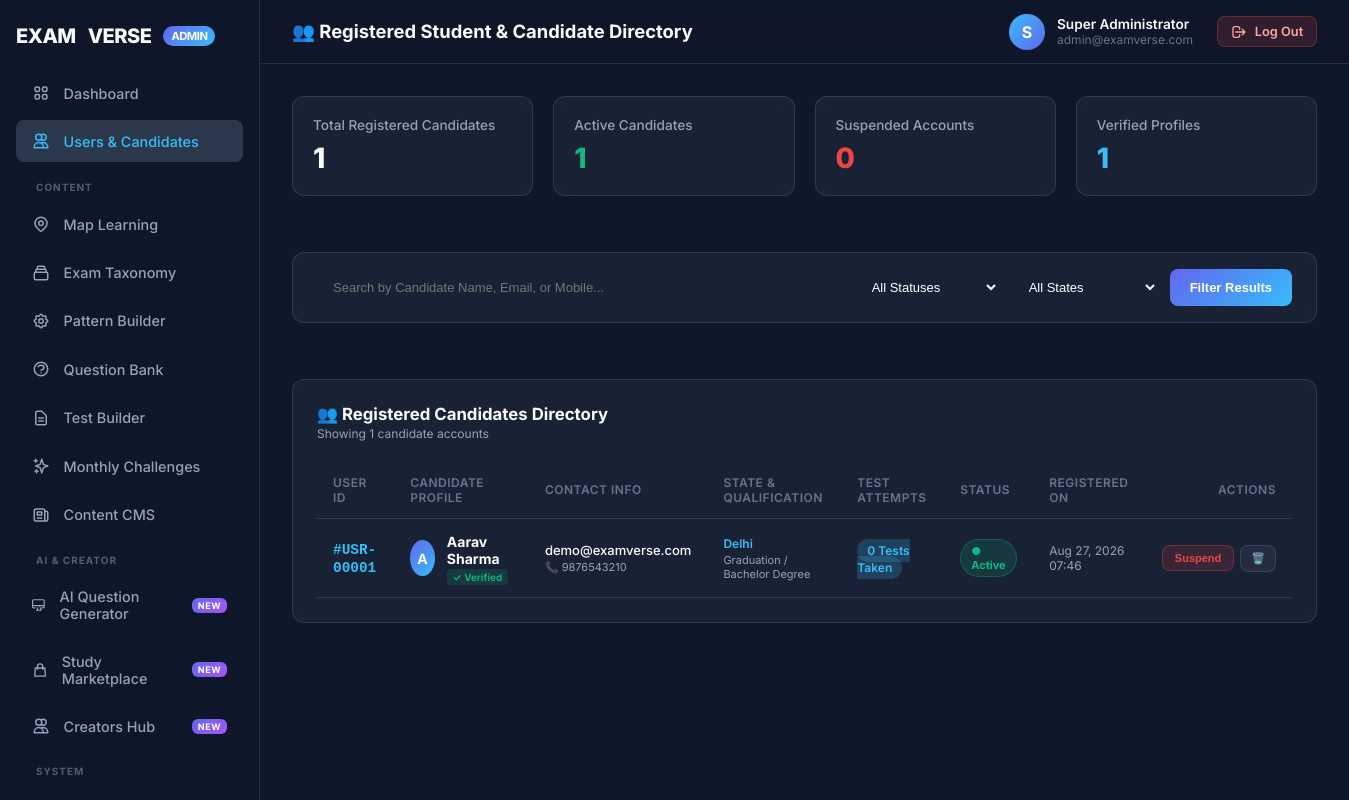
Page /admin/index.php?page=users (signed in) on the committed database.
### tables this page shows
CREATE TABLE IF NOT EXISTS `users` (
    `id` INT AUTO_INCREMENT PRIMARY KEY,
    `full_name` VARCHAR(150) NOT NULL,
    `email` VARCHAR(150) NOT NULL UNIQUE,
    `mobile` VARCHAR(20) NOT NULL UNIQUE,
    `password_hash` VARCHAR(255) NOT NULL,
    `state_id` INT NULL,
    `qualification_id` INT NULL,
    `is_verified` TINYINT(1) DEFAULT 0,
    `status` ENUM('active', 'suspended', 'pending') DEFAULT 'active',
    `created_at` TIMESTAMP DEFAULT CURRENT_TIMESTAMP,
    `updated_at` TIMESTAMP DEFAULT CURRENT_TIMESTAMP ON UPDATE CURRENT_TIMESTAMP,
    FOREIGN KEY (`state_id`) REFERENCES `states`(`id`) ON DELETE SET NULL,
    FOREIGN KEY (`qualification_id`) REFERENCES `qualifications`(`id`) ON DELETE SET NULL
);

CREATE TABLE IF NOT EXISTS `states` (
    `id` INT AUTO_INCREMENT PRIMARY KEY,
    `code` VARCHAR(10) NOT NULL UNIQUE,
    `name` VARCHAR(100) NOT NULL,
    `created_at` TIMESTAMP DEFAULT CURRENT_TIMESTAMP
);

CREATE TABLE IF NOT EXISTS `qualifications` (
    `id` INT AUTO_INCREMENT PRIMARY KEY,
    `code` VARCHAR(50) NOT NULL UNIQUE,
    `name` VARCHAR(100) NOT NULL,
    `created_at` TIMESTAMP DEFAULT CURRENT_TIMESTAMP
);

### admin/pages/users.php (the view, shortened to what this page needs)
<?php
$db = Database::getConnection();
$search = isset($_GET['search']) ? trim($_GET['search']) : '';
$totalUsers = $db->query("SELECT COUNT(*) FROM users")->fetchColumn();
$activeUsers = $db->query("SELECT COUNT(*) FROM users WHERE status = 'active'")->fetchColumn();
$suspendedUsers = $db->query("SELECT COUNT(*) FROM users WHERE status = 'suspended'")->fetchColumn();
$verifiedUsers = $db->query("SELECT COUNT(*) FROM users WHERE is_verified = 1")->fetchColumn();
$params = [];
$whereSql = '';
$sql = "
    SELECT u.*,
           s.name as state_name,
           q.name as qualification_name,
           (SELECT COUNT(*) FROM test_attempts WHERE user_id = u.id) as total_attempts
    FROM users u
    LEFT JOIN states s ON u.state_id = s.id
    LEFT JOIN qualifications q ON u.qualification_id = q.id
    {$whereSql}
    ORDER BY u.id DESC
";
$stmt = $db->prepare($sql);
$stmt->execute($params);
$users = $stmt->fetchAll(PDO::FETCH_ASSOC);
?>
<div style="display: flex; flex-direction: column; gap: 1.5rem;">
    <div class="metrics-grid">
        <div class="metric-card">
            <div class="metric-title">Total Registered Candidates</div>
            <div class="metric-value"><?php echo number_format($totalUsers); ?></div>
        </div>
        <div class="metric-card">
            <div class="metric-title">Active Candidates</div>
            <div class="metric-value" style="color: #10b981;"><?php echo number_format($activeUsers); ?></div>
        </div>
        <div class="metric-card">
            <div class="metric-title">Suspended Accounts</div>
            <div class="metric-value" style="color: #ef4444;"><?php echo number_format($suspendedUsers); ?></div>
        </div>
        <div class="metric-card">
            <div class="metric-title">Verified Profiles</div>
            <div class="metric-value" style="color: #38bdf8;"><?php echo number_format($verifiedUsers); ?></div>
        </div>
    </div>
    <div class="table-card" style="padding: 16px 24px;">
        <form method="get" action="index.php" style="display: flex; flex-wrap: wrap; gap: 12px; align-items: center; justify-content: space-between;">
            <div style="display: flex; gap: 12px; flex-wrap: wrap; flex: 1;">
                <input type="text" name="search" placeholder="Search by Candidate Name, Email, or Mobile..." value="<?php echo htmlspecialchars($search); ?>"
                       style="background: var(--bg-dark); border: 1px solid var(--border-glass); color: #fff; padding: 10px 16px; border-radius: 10px; font-size: 13px; min-width: 280px; flex: 1;">
                <select name="status" style="background: var(--bg-dark); border: 1px solid var(--border-glass); color: #fff; padding: 10px 14px; border-radius: 10px; font-size: 13px;">
                    <option value="">All Statuses</option>
                </select>
                <select name="state_id" style="background: var(--bg-dark); border: 1px solid var(--border-glass); color: #fff; padding: 10px 14px; border-radius: 10px; font-size: 13px;">
                    <option value="0">All States</option>
                </select>
                <button type="submit" class="btn btn-primary" style="padding: 10px 20px; font-size: 13px;">Filter Results</button>
            </div>
        </form>
    </div>
    <div class="table-card">
        <div class="table-header" style="display: flex; justify-content: space-between; align-items: center;">
            <div>
                <div class="table-title">👥 Registered Candidates Directory</div>
                <div style="font-size: 12px; color: var(--text-secondary); margin-top: 2px;">
                    Showing <?php echo count($users); ?> candidate accounts
                </div>
            </div>
        </div>
        <table style="width: 100%; border-collapse: collapse;">
            <thead>
                <tr>
                    <th>User ID</th>
                    <th>Candidate Profile</th>
                    <th>Contact Info</th>
                    <th>State & Qualification</th>
                    <th>Test Attempts</th>
                    <th>Status</th>
                    <th>Registered On</th>
                    <th style="text-align: right;">Actions</th>
                </tr>
            </thead>
            <tbody>
                <?php if (empty($users)): ?>
                    <tr>
                        <td colspan="8" style="text-align: center; color: var(--text-muted); padding: 40px;">
                            No registered candidates found matching your criteria.
                        </td>
                    </tr>
                <?php else: ?>
                    <?php foreach ($users as $u): ?>
                        <tr>
                            <td>
                                <span style="font-weight: 700; color: #38bdf8; font-family: monospace;">#USR-<?php echo sprintf('%05d', $u['id']); ?></span>
                            </td>
                            <td>
                                <div style="display: flex; align-items: center; gap: 12px;">
                                    <div style="width: 36px; height: 36px; border-radius: 50%; background: linear-gradient(135deg, #6366f1, #38bdf8); display: flex; align-items: center; justify-content: center; font-weight: 700; color: #fff; font-size: 14px;">
                                        <?php echo strtoupper(substr($u['full_name'], 0, 1)); ?>
                                    </div>
                                    <div>
                                        <div style="font-weight: 700; color: #ffffff; font-size: 14px;"><?php echo htmlspecialchars($u['full_name']); ?></div>
                                        <?php if ($u['is_verified']): ?>
                                            <span style="font-size: 10px; color: #10b981; background: rgba(16, 185, 129, 0.15); padding: 2px 6px; border-radius: 4px; font-weight: 600;">✓ Verified</span>
                                        <?php else: ?>
                                            <span style="font-size: 10px; color: #f59e0b; background: rgba(245, 158, 11, 0.15); padding: 2px 6px; border-radius: 4px; font-weight: 600;">Unverified</span>
                                        <?php endif; ?>
                                    </div>
                                </div>
                            </td>
                            <td>
                                <div style="font-size: 13px; color: #f8fafc; font-weight: 500;"><?php echo htmlspecialchars($u['email']); ?></div>
                                <div style="font-size: 11px; color: #94a3b8; margin-top: 2px;">📞 <?php echo htmlspecialchars($u['mobile']); ?></div>
                            </td>
                            <td>
                                <div style="font-size: 12px; color: #38bdf8; font-weight: 600;"><?php echo htmlspecialchars($u['state_name'] ?: 'Not Specified'); ?></div>
                                <div style="font-size: 11px; color: #94a3b8; margin-top: 2px;"><?php echo htmlspecialchars($u['qualification_name'] ?: 'N/A'); ?></div>
                            </td>
                            <td>
                                <span class="badge badge-info" style="font-size: 12px; padding: 4px 10px;">
                                    <?php echo number_format($u['total_attempts']); ?> Tests Taken
                                </span>
                            </td>
                            <td>
                                <?php if ($u['status'] === 'active'): ?>
                                    <span style="background: rgba(16, 185, 129, 0.15); color: #10b981; border: 1px solid rgba(16, 185, 129, 0.3); padding: 4px 10px; border-radius: 20px; font-size: 11px; font-weight: 700; display: inline-block;">
                                        ● Active
                                    </span>
                                <?php else: ?>
                                    <span style="background: rgba(239, 68, 68, 0.15); color: #ef4444; border: 1px solid rgba(239, 68, 68, 0.3); padding: 4px 10px; border-radius: 20px; font-size: 11px; font-weight: 700; display: inline-block;">
                                        ⛔ Suspended
                                    </span>
                                <?php endif; ?>
                            </td>
                            <td style="font-size: 12px; color: #94a3b8;">
                                <?php echo date('M d, Y H:i', strtotime($u['created_at'])); ?>
                            </td>
                            <td style="text-align: right;">
                                <div style="display: flex; gap: 6px; justify-content: flex-end;">
                                    <form method="post" style="display: inline;" onsubmit="return confirm('Change status for <?php echo addslashes($u['full_name']); ?>?');">
                                        <?php if ($u['status'] === 'active'): ?>
                                            <button type="submit" style="background: rgba(239,68,68,0.15); color: #ef4444; border: 1px solid rgba(239,68,68,0.3); padding: 6px 12px; border-radius: 8px; font-size: 11px; font-weight: 600; cursor: pointer;">
                                                Suspend
                                            </button>
                                        <?php endif; ?>
                                    </form>
                                    <form method="post" style="display: inline;" onsubmit="return confirm('PERMANENTLY DELETE candidate <?php echo addslashes($u['full_name']); ?>?');">
                                        <button type="submit" style="background: rgba(255,255,255,0.05); color: #64748b; border: 1px solid rgba(255,255,255,0.1); padding: 6px 10px; border-radius: 8px; font-size: 11px; cursor: pointer;">
                                            🗑️
                                        </button>
                                    </form>
                                </div>
                            </td>
                        </tr>
                    <?php endforeach; ?>
                <?php endif; ?>
            </tbody>
        </table>
    </div>
</div>

### admin/assets/style.css (style rules this page uses)
:root { --bg-main: #0f172a; --bg-card: rgba(30, 41, 59, 0.7); --bg-card-hover: rgba(51, 65, 85, 0.8); --border-color: rgba(255, 255, 255, 0.1); --accent-blue: #38bdf8; --accent-indigo: #6366f1; --accent-emerald: #10b981; --accent-amber: #f59e0b; --text-primary: #f8fafc; --text-secondary: #94a3b8; --text-muted: #64748b; --radius-sm: 8px; --radius-md: 12px; --radius-lg: 18px; --font-main: 'Inter', system-ui, -apple-system, sans-serif; }
* { margin: 0; padding: 0; box-sizing: border-box; }
body { font-family: var(--font-main); background-color: var(--bg-main); color: var(--text-primary); min-height: 100vh; display: flex; overflow-x: hidden; }
.metrics-grid { display: grid; grid-template-columns: repeat(auto-fit, minmax(220px, 1fr)); gap: 1.25rem; margin-bottom: 2rem; }
.metric-card { background: var(--bg-card); border: 1px solid var(--border-color); border-radius: var(--radius-md); padding: 1.25rem; display: flex; flex-direction: column; gap: 0.5rem; backdrop-filter: blur(8px); transition: transform 0.2s ease; }
.metric-title { font-size: 0.85rem; color: var(--text-secondary); font-weight: 500; }
.metric-value { font-size: 1.75rem; font-weight: 800; color: var(--text-primary); }
.table-card { background: var(--bg-card); border: 1px solid var(--border-color); border-radius: var(--radius-md); padding: 1.5rem; backdrop-filter: blur(8px); margin-bottom: 2rem; }
.table-header { display: flex; align-items: center; justify-content: space-between; margin-bottom: 1.25rem; }
.table-title { font-size: 1.05rem; font-weight: 700; }
table { width: 100%; border-collapse: collapse; font-size: 0.9rem; }
th, td { padding: 0.85rem 1rem; text-align: left; border-bottom: 1px solid var(--border-color); }
th { color: var(--text-muted); font-weight: 600; text-transform: uppercase; font-size: 0.75rem; letter-spacing: 0.5px; }
.btn { display: inline-flex; align-items: center; gap: 0.5rem; padding: 0.6rem 1.2rem; border-radius: var(--radius-sm); font-size: 0.85rem; font-weight: 600; cursor: pointer; border: none; transition: all 0.2s ease; text-decoration: none; }
.btn-primary { background: linear-gradient(135deg, var(--accent-indigo), var(--accent-blue)); color: #fff; }
.badge { padding: 3px 8px; border-radius: 12px; font-size: 0.75rem; font-weight: 600; }
.badge-info { background: rgba(56, 189, 248, 0.2); color: var(--accent-blue); }

### rows in the picture
users: id "00001", full_name "A", full_name "Aarav Sharma", is_verified "✓ Verified", email "demo@examverse.com", mobile "9876543210", state.name "Delhi", qualification.name "Graduation / Bachelor Degree", total_attempts "0", status "● Active", created_at "Aug 27, 2026 07:46"

### other values in the picture
$title "👥 Registered Student & Candidate Directory"
$initial "S"
$adminUser['full_name'] "Super Administrator"
$adminUser['email'] "admin@examverse.com"
$totalUsers "1"
$activeUsers "1"
$suspendedUsers "0"
$verifiedUsers "1"
count($users) "1"
